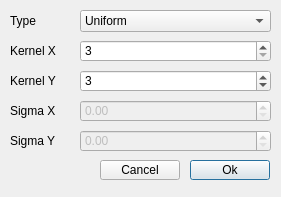
<?xml version="1.0" encoding="UTF-8"?>
<ui version="4.0">
 <class>FBlurDialog</class>
 <widget class="QDialog" name="FBlurDialog">
  <property name="geometry">
   <rect>
    <x>0</x>
    <y>0</y>
    <width>281</width>
    <height>197</height>
   </rect>
  </property>
  <property name="windowTitle">
   <string>Blur</string>
  </property>
  <widget class="QComboBox" name="cboType">
   <property name="geometry">
    <rect>
     <x>80</x>
     <y>10</y>
     <width>191</width>
     <height>22</height>
    </rect>
   </property>
   <item>
    <property name="text">
     <string>Uniform</string>
    </property>
   </item>
   <item>
    <property name="text">
     <string>Gaussian</string>
    </property>
   </item>
   <item>
    <property name="text">
     <string>Median</string>
    </property>
   </item>
  </widget>
  <widget class="QLabel" name="lblType">
   <property name="geometry">
    <rect>
     <x>10</x>
     <y>10</y>
     <width>61</width>
     <height>21</height>
    </rect>
   </property>
   <property name="text">
    <string>Type</string>
   </property>
   <property name="alignment">
    <set>Qt::AlignLeading|Qt::AlignLeft|Qt::AlignVCenter</set>
   </property>
  </widget>
  <widget class="QSpinBox" name="spnKernelX">
   <property name="geometry">
    <rect>
     <x>80</x>
     <y>40</y>
     <width>191</width>
     <height>22</height>
    </rect>
   </property>
   <property name="minimum">
    <number>3</number>
   </property>
   <property name="singleStep">
    <number>2</number>
   </property>
  </widget>
  <widget class="QLabel" name="lblKernelX">
   <property name="geometry">
    <rect>
     <x>10</x>
     <y>40</y>
     <width>61</width>
     <height>21</height>
    </rect>
   </property>
   <property name="text">
    <string>Kernel X</string>
   </property>
  </widget>
  <widget class="QLabel" name="lblKernelY">
   <property name="geometry">
    <rect>
     <x>10</x>
     <y>70</y>
     <width>61</width>
     <height>21</height>
    </rect>
   </property>
   <property name="text">
    <string>Kernel Y</string>
   </property>
  </widget>
  <widget class="QSpinBox" name="spnKernelY">
   <property name="geometry">
    <rect>
     <x>80</x>
     <y>70</y>
     <width>191</width>
     <height>22</height>
    </rect>
   </property>
   <property name="singleStep">
    <number>2</number>
   </property>
   <property name="value">
    <number>3</number>
   </property>
  </widget>
  <widget class="QLabel" name="lblSigmaX">
   <property name="geometry">
    <rect>
     <x>10</x>
     <y>100</y>
     <width>61</width>
     <height>21</height>
    </rect>
   </property>
   <property name="text">
    <string>Sigma X</string>
   </property>
  </widget>
  <widget class="QDoubleSpinBox" name="spnSigmaX">
   <property name="enabled">
    <bool>false</bool>
   </property>
   <property name="geometry">
    <rect>
     <x>80</x>
     <y>100</y>
     <width>191</width>
     <height>22</height>
    </rect>
   </property>
  </widget>
  <widget class="QLabel" name="lblSigmaY">
   <property name="geometry">
    <rect>
     <x>10</x>
     <y>130</y>
     <width>61</width>
     <height>21</height>
    </rect>
   </property>
   <property name="text">
    <string>Sigma Y</string>
   </property>
  </widget>
  <widget class="QDoubleSpinBox" name="spnSigmaY">
   <property name="enabled">
    <bool>false</bool>
   </property>
   <property name="geometry">
    <rect>
     <x>80</x>
     <y>130</y>
     <width>191</width>
     <height>22</height>
    </rect>
   </property>
  </widget>
  <widget class="QPushButton" name="cmdOk">
   <property name="geometry">
    <rect>
     <x>190</x>
     <y>160</y>
     <width>80</width>
     <height>20</height>
    </rect>
   </property>
   <property name="text">
    <string>Ok</string>
   </property>
  </widget>
  <widget class="QPushButton" name="cmdCancel">
   <property name="geometry">
    <rect>
     <x>100</x>
     <y>160</y>
     <width>80</width>
     <height>20</height>
    </rect>
   </property>
   <property name="text">
    <string>Cancel</string>
   </property>
  </widget>
 </widget>
 <resources/>
 <connections/>
</ui>
